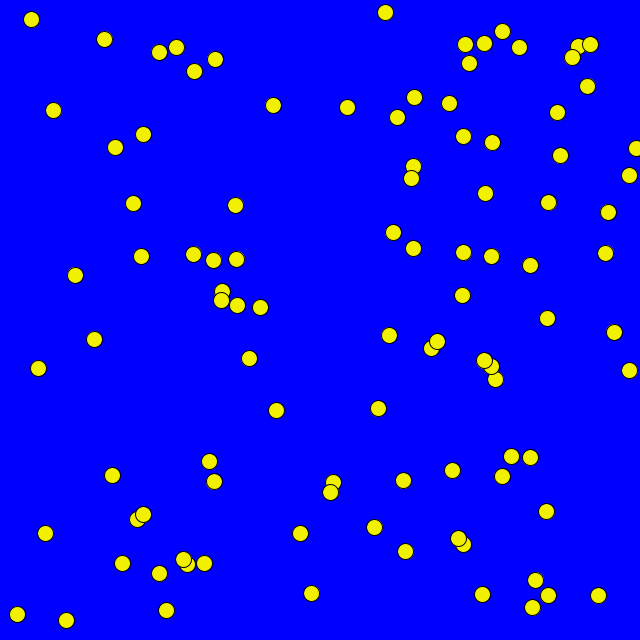
Frame 1 (no input)
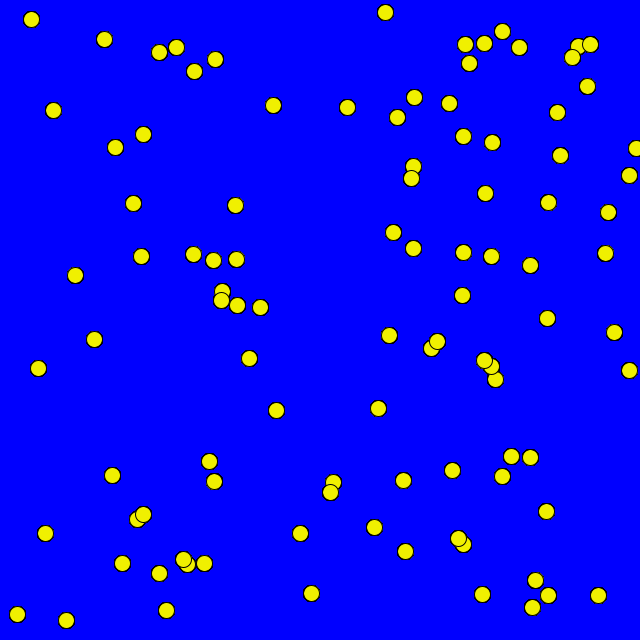
Frame 60 (the mouse pressed at the canvas centre just before this capture)
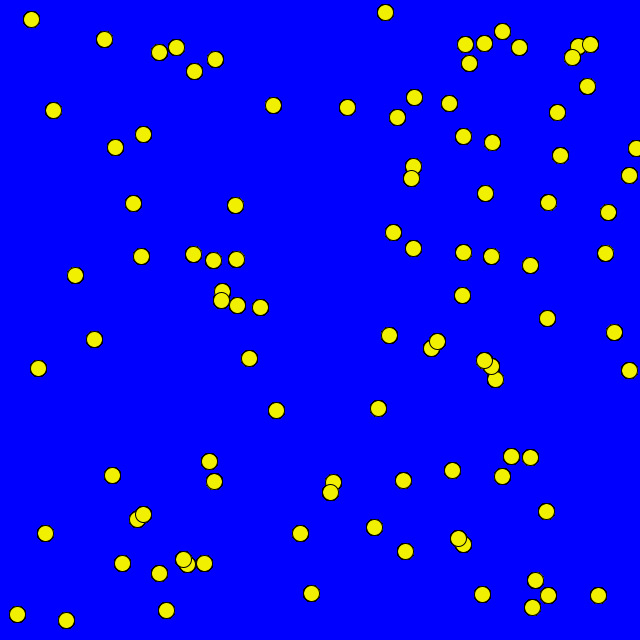
Frame 120 (the mouse held since frame 60 and released just before this capture)

The Processing sketch that drew these frames (run headless with seeded random() and noise(); from frame 60 on, the mouse is pressed at the canvas centre):

// Processing sketch: Noc01_11_Acceleration_Ex1_5
// ── Noc01_11_Acceleration_Ex1_5.pde
int MAX_MOVERS = 100;
int totalPixels;
color whitener = color(10,10,10);

Mover[] mover = new Mover[MAX_MOVERS];

void setup() {
  size(640, 640);
  background(255);
  totalPixels = width*height;
  
  for (int i = 0; i < MAX_MOVERS; i++) {
    mover[i] = new Mover();
  }
}
void draw() {
  loadPixels();
  for (int i = 0; i < totalPixels; i++) {
    int shade = pixels[i] & 0xFF;
    if (shade < 254) shade += 2;
    pixels[i] = color(0,0,shade);
  }
  updatePixels();
  
  for (int i = 0; i < MAX_MOVERS; i++) {
    mover[i].update();
    mover[i].checkEdges();
    mover[i].display();
  }
}
// ── Mover.pde
// Nature of Code - page 46

class Mover {
  PVector location;
  PVector velocity;
  PVector acceleration;
  float topSpeed;
  int gear;
  
  Mover() {
    location = new PVector(random(width), random(height));
    velocity = new PVector(0,0);
    acceleration = new PVector(random(-0.05,0.05), random(-0.05,0.05));
    topSpeed = 5;
    gear = 0;
  }
  
  void update() {
    if (keyPressed && key == CODED && keyCode == UP && gear < 50) {
      velocity.add(acceleration);
      ++gear;
    } else if (keyPressed && key == CODED && keyCode == DOWN && gear > 0) {
      velocity.sub(acceleration);
      --gear;
    }
    velocity.limit(topSpeed);
    location.add(velocity);
  }

  void display() {
    stroke(0);
    fill(240,240,0);
    ellipse(location.x, location.y, 16, 16);
  }
  
  void checkEdges() {
    if (location.x > width) {
      location.x = 0;
    } else if (location.x < 0) {
      location.x = width;
    }
    
    if (location.y > height) {
      location.y = 0;
    } else if (location.y < 0) {
      location.y = height;
    }
  }
}
